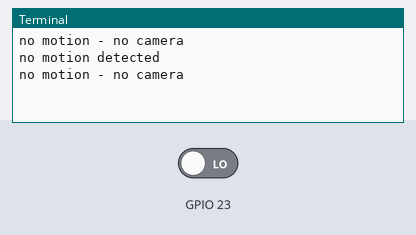
A program run on a simulated Raspberry Pi (BCM pin numbers). Shown: the last lines printed to the terminal. The test bench sets the inputs (shaded band); at power-on: GPIO 23 LOW. The clock reads 2024-03-15 10:24:30 at power-on unless the program sets it; the camera gives no picture and a still takes 0.5 s.

Above: at 1.2 s.
1.3 s: GPIO 23 driven HIGH
At 2.5 s:
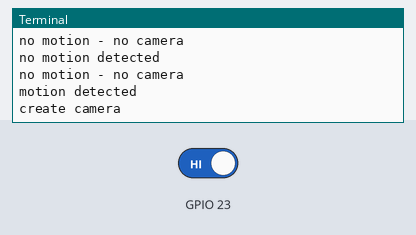
At 3.8 s:
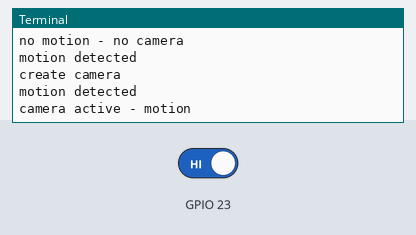

The program:

main.py
```python
# -*- coding: UTF-8 -*-

#
# @copyright Copyright © 2018 - 2023 by Edward K Thomas Jr
# @license GNU GENERAL PUBLIC LICENSE https://www.gnu.org/licenses/gpl-3.0.en.html
#

import CameraSecurity

if __name__ == "__main__":
    """Main file"""
    try:
        CameraSecurity.CameraSecurity(23)
    except BaseException:
        print("process killed")
```

CameraSecurity.py
```python
# -*- coding: UTF-8 -*-

#
# @copyright Copyright © 2018 - 2023 by Edward K Thomas Jr
# @license GNU GENERAL PUBLIC LICENSE https://www.gnu.org/licenses/gpl-3.0.en.html
#

import asyncio
import picamera
import RPi.GPIO as GPIO

from datetime import datetime, timedelta

from subprocess import Popen


class CameraSecurity:
    """Security system built with a DORHEA Camera Module w/ night-vision compatibility, and an HC-SR501 PIR Sensor module
    for motion detection.

    NOTE:
        - Project meant for development with async behavior in Python, and to see if I can get Google API access.
    """

    def __init__(self, motion_sensor_pin_number):
        """Construct object

        Args:
            motion_sensor_pin_number (int): Meant to be the RPi.GPIO.BCM pin number.

        NOTE:
            - This function invokes the `self._main()` method which calls the two async
            routines together.
        """
        # Set the mode for GPIO pins
        GPIO.setmode(GPIO.BCM)

        # Camera set-up
        self.camera = None
        self.CAMERA = DotDict(
            {
                "STOPPED": True,
            }
        )
        self.logger = True
        self.manual_kill = False
        self.MOTION = DotDict(
            {
                "COUNT": 0,
                "CURRENT": None,
                "DETECTED": False,
                "SENSOR": motion_sensor_pin_number,
                # datetime.datetime.now().strftime('%Y-%m-%d %H:%M:%S')
                "START": None,
            }
        )
        self.MOTION_END_TIME_LAPSE = timedelta(seconds=15)

        # Set up the input connector to check for when the motion sensor is tipped off
        GPIO.setup(self.MOTION.SENSOR, GPIO.IN)

        # Run the camera and motion detection
        self._main()

    def _append_motion(self):
        """Method to start a new motion. This only happens if there is no currently active motion."""
        #  Set detected to true
        self.MOTION.DETECTED = True
        # Set the start date of the trip
        self.MOTION.START = datetime.now()
        # Append one to the motion count
        self.MOTION.COUNT += 1

    async def _detect_motion(self):
        """Asynchronous method to constantly run every second and check if the motion sensor has been triggered

        NOTE:
            - We expect this method to, independently, check for motion activity and when found, it will create
            append a motion. If a motion has already been created, and the motion sensor triggers, the active motion's
            `CURRENT` property will be reset with the current `datetime`. This way, we keep track of a motion's
            last known time when motion was actively triggering the sensor.
        """
        # Give the sensor an extra second for start up
        await asyncio.sleep(1)

        try:
            while not self.manual_kill:
                # If sensor is tripped
                if GPIO.input(self.MOTION.SENSOR):
                    self.logger and print("motion detected")
                    # If we haven't been tripped and this is a new motion
                    if self.MOTION.DETECTED == False:
                        # Append new motion
                        self._append_motion()
                    else:
                        # Keep our motion current
                        self.MOTION.CURRENT = datetime.now()

                else:
                    self.logger and print("no motion detected")
                    if self.MOTION.DETECTED:
                        # Now always check if we can end a motion when we are not triggering
                        self._kill_motion()

                await asyncio.sleep(1)
        except KeyboardInterrupt:
            self.logger and print(f"Manual exit.")
            self.manual_kill = True
        except BaseException as e:
            self.logger and print(e)
        finally:
            self.logger and print("GPIO cleanup")
            # this ensures a clean exit
            GPIO.cleanup()

    def _kill_camera(self):
        """Method to kill the camera

        NOTE:
            - We can kill the camera for multiple reasons, it will happen in the `finally` clause of the
            `_record_motion` method.
        """
        if self.camera:
            self.camera.stop_recording()
            self.CAMERA.STOPPED = True
            # Add the task of writing video file to an `.mp4` file
            asyncio.create_task(self._write_motion_to_file())

            self.camera.close()
            self.camera = None

    def _kill_motion(self):
        """Method to kill motion.

        NOTE:
            - We kill the active motion after 15 seconds. See the `MOTION_END_TIME_LAPSE` class constant
            to see where this delta is assigned
        """
        # Check if we are 15 seconds ahead of our motion's current
        delta = datetime.now() - self.MOTION.CURRENT
        if self.MOTION.DETECTED == True and delta > self.MOTION_END_TIME_LAPSE:
            self.logger and print("kill motion")
            # Set motion detected to false
            self.MOTION.DETECTED = False

    def _main(self):
        """Main method that kicks off the asynchronous methods that run the loops."""
        asyncio.run(self._run())

    async def _record_motion(self):
        """Record motion. Kind of a bad name, but this method will asynchronously run every second to
        determine if a motion has been created. If a motion is active, and there is not active recording being done
        start the camera and record. If we are recording, it is because motion has been detected and a recording
        was started to capture it. If the motion is no longer detecting (meaning it hasn't been triggered for 15+ seconds)
        then we can kill the camera.

        NOTE:
            - We recursively will call this method. So each time we invoke this method, it's only to capture one motion,
            start recording, and keep recording until the motion has been stagnate for 15+ seconds. Then we recurse.
        """
        try:
            while not self.manual_kill:
                # If sensor is tripped
                # Even if killing the camera takes a second or two to wrap up, we will still have recursed and ended up
                # with motion and another video being created
                if self.MOTION.DETECTED:
                    if not self.camera:
                        self.logger and print("create camera")
                        await self._start_camera()
                    self.logger and print("camera active - motion")
                    self.camera.wait_recording(1)
                else:
                    if self.camera:
                        self.logger and print("no motion - yes camera")

                        break
                    self.logger and print("no motion - no camera")

                await asyncio.sleep(1)

        except KeyboardInterrupt:
            self.logger and print(f"Manual exit.")
            self.manual_kill = True
        finally:
            self.logger and print("Camera killed")
            self._kill_camera()

        # Recursively call it again
        not self.manual_kill and await self._record_motion()

    async def _run(self):
        """Asynchronous method that adds the two co-routines to the main event loop"""
        motion_task = asyncio.create_task(self._detect_motion())
        recording_task = asyncio.create_task(self._record_motion())

        await asyncio.wait([motion_task, recording_task])

    async def _start_camera(self):
        """Method to start a recording

        NOTE:
            - To save energy, I kill the camera so if the motion sensor is inactive for multiple
            hour(s), we do not keep the camera rolling.
        """
        self.camera = picamera.PiCamera()
        self.camera.resolution = "HD"
        # Warm up camera
        await asyncio.sleep(1)

        self.camera.start_recording(f"motion_{self.MOTION.COUNT}.h264")
        self.CAMERA.STOPPED = False

    async def _write_motion_to_file(self):
        """Method that kicks off the writing process

        NOTE:
            - This sub-process is a CPU-heavy process,
            - We expect that many motions within a short time period will, hopefully,
            not bottleneck the CPU's memory, but this will need to be done in a trial
            by error
            - Because of the extra computation needed after a recording has finished,
            post-processing if you will, it would probably be best to kill recordings
            after a specific max length. So our CPU won't be overloaded with a process
            that could take minutes to hours to run.
        """
        self.logger and print("starting to write h264 file to mp4")
        Popen(["./scripts/parse.sh"])


class DotDict(dict):
    """Utility code for added functionality for `dict` to access values easier/cleaner"""

    __getattr__ = dict.get
    __setattr__ = dict.__setitem__
    __delattr__ = dict.__delitem__
```

Measured:
- after the input at 1.3 s, the terminal: prints a new line after 0.70 s (image 1)
